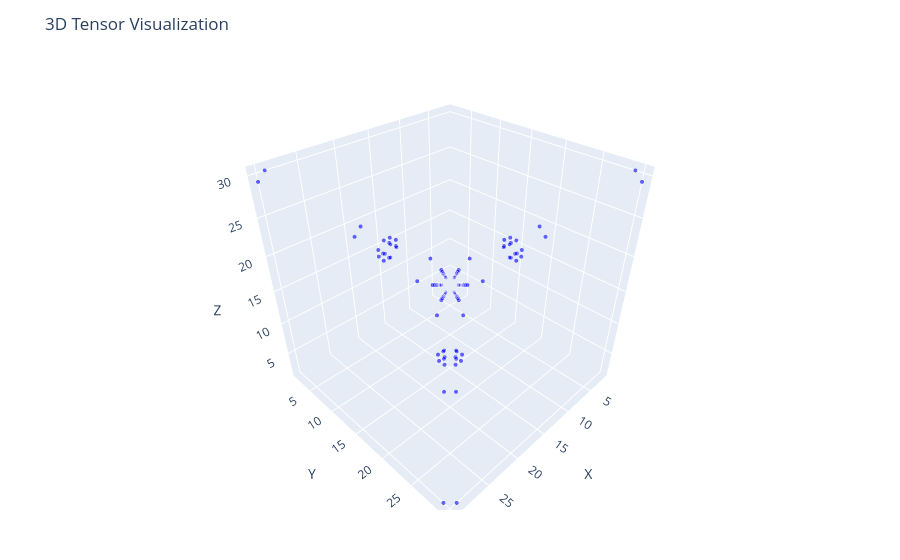

Source (notebook cell):
### Markdown cell above
We can better visualize this using 3D plotting software.

### Code cell
plotTensor(hypgraph_ten)

### Figure 1 — Plotly figure (JSON) as saved in the notebook; plotly's stock layout.template omitted (floating-point values rounded to 4 significant figures)
{"data": [{"marker": {"color": "blue", "opacity": 0.6, "size": [5, 5, 5, 5, 5, 5, 5, 5, 5, 5, 5, 5, 5, 5, 5, 5, 5, 5, 5, 5, 5, 5, 5, 5, 5, 5, 5, 5, 5, 5, 5, 5, 5, 5, 5, 5, 5, 5, 5, 5, 5, 5, 5, 5, 5, 5, 5, 5, 5, 5, 5, 5, 5, 5, 5, 5, 5, 5, 5, 5, 5, 5, 5, 5, 5, 5, 5, 5, 5, 5, 5, 5, 5, 5, 5, 5, 5, 5, 5, 5, 5, 5, 5, 5, 5, 5, 5, 5, 5, 5, 5, 5, 5, 5, 5, 5, 5, 5, 5, 5, 5, 5, 5, 5, 5, 5, 5, 5, 5, 5, 5, 5, 5, 5, 5, 5, 5, 5, 5, 5, 5, 5, 5, 5, 5, 5]}, "mode": "markers", "type": "scatter3d", "x": [3, 2, 30, 29, 3, 1, 2, 1, 5, 4, 5, 3, 4, 3, 7, 6, 17, 18, 16, 18, 16, 17, 7, 5, 22, 21, 6, 5, 9, 8, 9, 7, 8, 7, 11, 10, 11, 9, 20, 21, 19, 21, 19, 20, 10, 9, 13, 12, 13, 11, 12, 11, 15, 14, 15, 13, 14, 13, 24, 23, 17, 18, 5, 18, 5, 17, 16, 18, 5, 18, 5, 16, 22, 20, 16, 17, 5, 17, 5, 16, 20, 21, 10, 21, 10, 20, 19, 21, 22, 10, 21, 10, 19, 17, 22, 19, 20, 10, 20, 10, 19, 6, 21, 20, 17, 6, 24, 15, 23, 15, 26, 25, 26, 24, 25, 24, 29, 28, 29, 27, 30, 28, 27, 1, 29, 1], "y": [2, 3, 29, 30, 1, 3, 1, 2, 4, 5, 3, 5, 3, 4, 6, 7, 16, 16, 17, 17, 18, 18, 5, 7, 21, 22, 5, 6, 8, 9, 7, 9, 7, 8, 10, 11, 9, 11, 19, 19, 20, 20, 21, 21, 9, 10, 12, 13, 11, 13, 11, 12, 14, 15, 13, 15, 13, 14, 23, 24, 5, 5, 17, 17, 18, 18, 5, 5, 16, 16, 18, 18, 20, 22, 5, 5, 16, 16, 17, 17, 10, 10, 20, 20, 21, 21, 10, 10, 17, 19, 19, 21, 21, 22, 6, 10, 10, 19, 19, 20, 20, 22, 6, 17, 20, 21, 15, 24, 15, 23, 25, 26, 24, 26, 24, 25, 28, 29, 27, 29, 1, 27, 28, 30, 1, 29], "z": [1, 1, 1, 1, 2, 2, 3, 3, 3, 3, 4, 4, 5, 5, 5, 5, 5, 5, 5, 5, 5, 5, 6, 6, 6, 6, 7, 7, 7, 7, 8, 8, 9, 9, 9, 9, 10, 10, 10, 10, 10, 10, 10, 10, 11, 11, 11, 11, 12, 12, 13, 13, 13, 13, 14, 14, 15, 15, 15, 15, 16, 16, 16, 16, 16, 16, 17, 17, 17, 17, 17, 17, 17, 17, 18, 18, 18, 18, 18, 18, 19, 19, 19, 19, 19, 19, 20, 20, 20, 20, 20, 20, 20, 20, 21, 21, 21, 21, 21, 21, 21, 21, 22, 22, 22, 22, 23, 23, 24, 24, 24, 24, 25, 25, 26, 26, 27, 27, 28, 28, 29, 29, 29, 29, 30, 30]}], "layout": {"margin": {"b": 50, "l": 50, "r": 50, "t": 60}, "scene": {"aspectmode": "cube", "xaxis": {"range": [1, 31], "title": "X"}, "yaxis": {"range": [1, 31], "title": "Y"}, "zaxis": {"range": [1, 31], "title": "Z"}}, "title": "3D Tensor Visualization"}}
